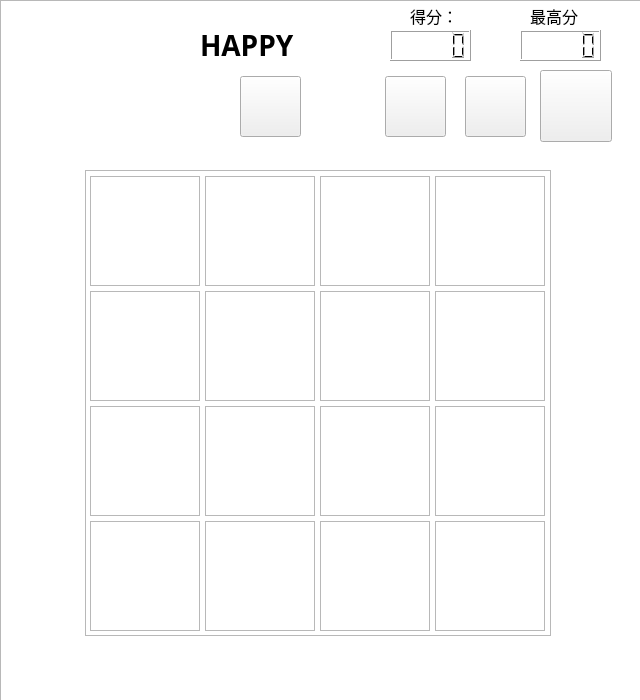
<?xml version="1.0" encoding="UTF-8"?>
<ui version="4.0">
 <class>Game_Widget</class>
 <widget class="QWidget" name="Game_Widget">
  <property name="geometry">
   <rect>
    <x>0</x>
    <y>0</y>
    <width>640</width>
    <height>700</height>
   </rect>
  </property>
  <property name="windowTitle">
   <string>Form</string>
  </property>
  <widget class="QGraphicsView" name="graphicsView">
   <property name="geometry">
    <rect>
     <x>0</x>
     <y>0</y>
     <width>851</width>
     <height>731</height>
    </rect>
   </property>
   <property name="font">
    <font>
     <family>华文新魏</family>
    </font>
   </property>
   <property name="styleSheet">
    <string notr="true">border-image: url(:/new/prefix1/image/2048bg.jpg);</string>
   </property>
  </widget>
  <widget class="QLCDNumber" name="record">
   <property name="geometry">
    <rect>
     <x>390</x>
     <y>30</y>
     <width>81</width>
     <height>31</height>
    </rect>
   </property>
  </widget>
  <widget class="QLCDNumber" name="best_record">
   <property name="geometry">
    <rect>
     <x>520</x>
     <y>30</y>
     <width>81</width>
     <height>31</height>
    </rect>
   </property>
  </widget>
  <widget class="QLabel" name="record_lablel">
   <property name="geometry">
    <rect>
     <x>410</x>
     <y>0</y>
     <width>41</width>
     <height>31</height>
    </rect>
   </property>
   <property name="font">
    <font>
     <family>华文楷体</family>
     <pointsize>12</pointsize>
     <weight>50</weight>
     <bold>false</bold>
    </font>
   </property>
   <property name="text">
    <string>得分：</string>
   </property>
  </widget>
  <widget class="QLabel" name="best_record_label">
   <property name="geometry">
    <rect>
     <x>530</x>
     <y>0</y>
     <width>61</width>
     <height>31</height>
    </rect>
   </property>
   <property name="font">
    <font>
     <family>华文楷体</family>
     <pointsize>12</pointsize>
    </font>
   </property>
   <property name="text">
    <string>最高分</string>
   </property>
  </widget>
  <widget class="QToolButton" name="random_button">
   <property name="geometry">
    <rect>
     <x>385</x>
     <y>76</y>
     <width>61</width>
     <height>61</height>
    </rect>
   </property>
   <property name="styleSheet">
    <string notr="true">border-image: url(:/new/prefix1/image/random.png);</string>
   </property>
   <property name="text">
    <string/>
   </property>
  </widget>
  <widget class="QToolButton" name="stop_button">
   <property name="geometry">
    <rect>
     <x>240</x>
     <y>76</y>
     <width>61</width>
     <height>61</height>
    </rect>
   </property>
   <property name="styleSheet">
    <string notr="true">border-image: url(:/new/prefix1/image/stop.png);</string>
   </property>
   <property name="text">
    <string/>
   </property>
  </widget>
  <widget class="QPushButton" name="hammer_button">
   <property name="geometry">
    <rect>
     <x>465</x>
     <y>76</y>
     <width>61</width>
     <height>61</height>
    </rect>
   </property>
   <property name="styleSheet">
    <string notr="true">border-image: url(:/new/prefix1/image/hammer.png);</string>
   </property>
   <property name="text">
    <string/>
   </property>
  </widget>
  <widget class="QPushButton" name="bar_button">
   <property name="geometry">
    <rect>
     <x>540</x>
     <y>70</y>
     <width>72</width>
     <height>72</height>
    </rect>
   </property>
   <property name="styleSheet">
    <string notr="true">border-image: url(:/new/prefix1/image/bar.png);</string>
   </property>
   <property name="text">
    <string/>
   </property>
  </widget>
  <widget class="QLabel" name="temp">
   <property name="geometry">
    <rect>
     <x>30</x>
     <y>140</y>
     <width>72</width>
     <height>15</height>
    </rect>
   </property>
   <property name="text">
    <string/>
   </property>
  </widget>
  <widget class="QLabel" name="label">
   <property name="geometry">
    <rect>
     <x>30</x>
     <y>10</y>
     <width>141</width>
     <height>121</height>
    </rect>
   </property>
   <property name="styleSheet">
    <string notr="true">border-image: url(:/new/prefix1/image/2048.jpg);</string>
   </property>
   <property name="text">
    <string/>
   </property>
  </widget>
  <widget class="QLabel" name="label_2">
   <property name="geometry">
    <rect>
     <x>200</x>
     <y>10</y>
     <width>171</width>
     <height>71</height>
    </rect>
   </property>
   <property name="font">
    <font>
     <family>ScriptS</family>
     <pointsize>21</pointsize>
     <weight>75</weight>
     <bold>true</bold>
    </font>
   </property>
   <property name="text">
    <string>HAPPY</string>
   </property>
  </widget>
  <widget class="QGraphicsView" name="graphicsView_15">
   <property name="geometry">
    <rect>
     <x>320</x>
     <y>521</y>
     <width>110</width>
     <height>110</height>
    </rect>
   </property>
  </widget>
  <widget class="QGraphicsView" name="graphicsView_13">
   <property name="geometry">
    <rect>
     <x>90</x>
     <y>521</y>
     <width>110</width>
     <height>110</height>
    </rect>
   </property>
  </widget>
  <widget class="QGraphicsView" name="graphicsView_11">
   <property name="geometry">
    <rect>
     <x>320</x>
     <y>406</y>
     <width>110</width>
     <height>110</height>
    </rect>
   </property>
  </widget>
  <widget class="QGraphicsView" name="graphicsView_7">
   <property name="geometry">
    <rect>
     <x>320</x>
     <y>291</y>
     <width>110</width>
     <height>110</height>
    </rect>
   </property>
  </widget>
  <widget class="QGraphicsView" name="graphicsView_8">
   <property name="geometry">
    <rect>
     <x>435</x>
     <y>291</y>
     <width>110</width>
     <height>110</height>
    </rect>
   </property>
  </widget>
  <widget class="QGraphicsView" name="graphicsView_10">
   <property name="geometry">
    <rect>
     <x>205</x>
     <y>406</y>
     <width>110</width>
     <height>110</height>
    </rect>
   </property>
  </widget>
  <widget class="QGraphicsView" name="graphicsView_1">
   <property name="geometry">
    <rect>
     <x>90</x>
     <y>176</y>
     <width>110</width>
     <height>110</height>
    </rect>
   </property>
   <property name="styleSheet">
    <string notr="true"/>
   </property>
  </widget>
  <widget class="QGraphicsView" name="graphicsView_14">
   <property name="geometry">
    <rect>
     <x>205</x>
     <y>521</y>
     <width>110</width>
     <height>110</height>
    </rect>
   </property>
  </widget>
  <widget class="QGraphicsView" name="graphicsView_4">
   <property name="geometry">
    <rect>
     <x>435</x>
     <y>176</y>
     <width>110</width>
     <height>110</height>
    </rect>
   </property>
  </widget>
  <widget class="QGraphicsView" name="graphicsView_2">
   <property name="geometry">
    <rect>
     <x>205</x>
     <y>176</y>
     <width>110</width>
     <height>110</height>
    </rect>
   </property>
   <property name="styleSheet">
    <string notr="true"/>
   </property>
  </widget>
  <widget class="QGraphicsView" name="graphicsView_16">
   <property name="geometry">
    <rect>
     <x>435</x>
     <y>521</y>
     <width>110</width>
     <height>110</height>
    </rect>
   </property>
  </widget>
  <widget class="QGraphicsView" name="graphicsView_5">
   <property name="geometry">
    <rect>
     <x>90</x>
     <y>291</y>
     <width>110</width>
     <height>110</height>
    </rect>
   </property>
  </widget>
  <widget class="QGraphicsView" name="graphicsView_9">
   <property name="geometry">
    <rect>
     <x>90</x>
     <y>406</y>
     <width>110</width>
     <height>110</height>
    </rect>
   </property>
  </widget>
  <widget class="QGraphicsView" name="graphicsView_3">
   <property name="geometry">
    <rect>
     <x>320</x>
     <y>176</y>
     <width>110</width>
     <height>110</height>
    </rect>
   </property>
  </widget>
  <widget class="QGraphicsView" name="graphicsView_6">
   <property name="geometry">
    <rect>
     <x>205</x>
     <y>291</y>
     <width>110</width>
     <height>110</height>
    </rect>
   </property>
  </widget>
  <widget class="QGraphicsView" name="graphicsView_12">
   <property name="geometry">
    <rect>
     <x>435</x>
     <y>406</y>
     <width>110</width>
     <height>110</height>
    </rect>
   </property>
  </widget>
  <widget class="QGraphicsView" name="graphicsView_bg">
   <property name="geometry">
    <rect>
     <x>85</x>
     <y>170</y>
     <width>466</width>
     <height>466</height>
    </rect>
   </property>
   <property name="styleSheet">
    <string notr="true">border-image: url(:/new/prefix1/image/background.jpg);</string>
   </property>
  </widget>
  <zorder>graphicsView</zorder>
  <zorder>graphicsView_bg</zorder>
  <zorder>record</zorder>
  <zorder>best_record</zorder>
  <zorder>record_lablel</zorder>
  <zorder>best_record_label</zorder>
  <zorder>random_button</zorder>
  <zorder>stop_button</zorder>
  <zorder>hammer_button</zorder>
  <zorder>bar_button</zorder>
  <zorder>temp</zorder>
  <zorder>label</zorder>
  <zorder>label_2</zorder>
  <zorder>graphicsView_15</zorder>
  <zorder>graphicsView_13</zorder>
  <zorder>graphicsView_11</zorder>
  <zorder>graphicsView_7</zorder>
  <zorder>graphicsView_8</zorder>
  <zorder>graphicsView_10</zorder>
  <zorder>graphicsView_1</zorder>
  <zorder>graphicsView_14</zorder>
  <zorder>graphicsView_4</zorder>
  <zorder>graphicsView_2</zorder>
  <zorder>graphicsView_16</zorder>
  <zorder>graphicsView_5</zorder>
  <zorder>graphicsView_9</zorder>
  <zorder>graphicsView_3</zorder>
  <zorder>graphicsView_6</zorder>
  <zorder>graphicsView_12</zorder>
 </widget>
 <resources/>
 <connections/>
</ui>
